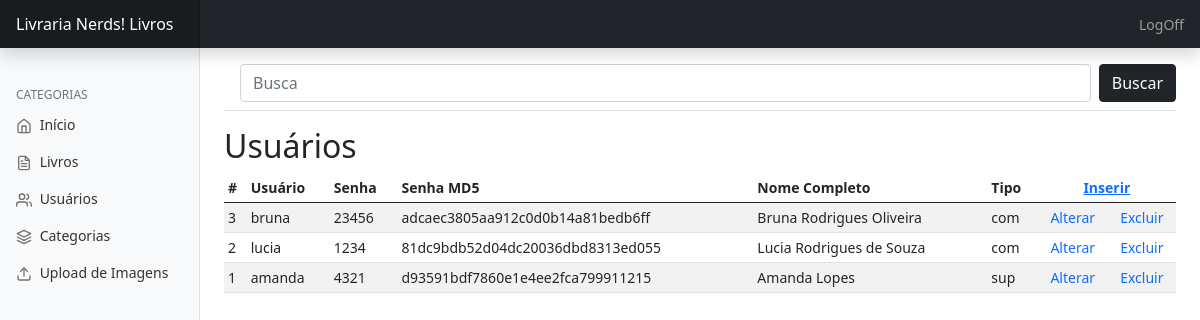
/admin/usuarios.php (signed in), run on the app's committed database.
### tables this page shows
CREATE TABLE `usuarios_tb` (
  `id_usuario` int(11) NOT NULL,
  `usuario` varchar(24) NOT NULL,
  `senha` varchar(8) NOT NULL,
  `senha_md5` varchar(32) NOT NULL,
  `nome` tinytext NOT NULL,
  `tipo` enum('sup','com') NOT NULL
);

### admin/usuarios.php (the view, shortened to what this page needs)
<?php
require_once('../conexao/conecta.php');
$sql = "SELECT * FROM usuarios_tb ORDER BY id_usuario DESC";
$resultado = mysqli_query($con,$sql);
$linha = mysqli_fetch_assoc($resultado);
?>
<!doctype html>
<html lang="pt-br">
  <head>
<link href="../css/css/bootstrap.min.css" rel="stylesheet">
    <link href="../css/css/dashboard.css" rel="stylesheet">
  </head>
  <body>
  <?php
    include('topo.php');
  ?>
<div class="container-fluid">
  <div class="row">
  <?php
    include('navegacao.php');
  ?>
    <main class="col-md-9 ms-sm-auto col-lg-10 px-md-4">
      <div class="d-flex justify-content-between flex-wrap flex-md-nowrap align-items-center pt-3 pb-2 mb-3 border-bottom">
        <form class="d-flex w-100" action="usuarios.php" method="GET">
  <input class="form-control me-2 w-100 mx-3" type="search" name="busca" placeholder="Busca" aria-label="Search">
   <button class="btn btn-dark" type="submit">Buscar</button>
 </form>
      </div>
 <?php if($linha > 0) {?>
    <h2>Usuários</h2>
      <div class="table-responsive">
        <table class="table table-striped table-sm">
          <thead>
            <tr>
              <th scope="col">#</th>
              <th scope="col">Usuário</th>
              <th scope="col">Senha</th>
              <th scope="col">Senha MD5</th>
              <th scope="col">Nome Completo</th>
              <th scope="col">Tipo</th>
              <th colspan="2" scope="col" class="text-center"><a href="usuario_insere.php">Inserir</a></th>
            </tr>
          </thead>
          <tbody>
          <?php do{?>
            <tr>
              <td> <?php echo $linha['id_usuario']?> </td>
              <td> <?php echo $linha['usuario']?></td>
              <td><?php echo $linha['senha']?></td>
              <td><?php echo $linha['senha_md5']?></td>
              <td><?php echo $linha['nome']?></td>
              <td><?php echo $linha['tipo']?></td>
              <td class="text-center"><a href="usuario_altera.php?id_usuario=<?php echo $linha['id_usuario']?>" class="text-decoration-none">Alterar</a></td>
              <td class="text-center"><a href="usuario_exclui.php?id_usuario=<?php echo $linha['id_usuario']?>" class="text-decoration-none">Excluir</a></td>
            </tr>
            <?php }while($linha= mysqli_fetch_assoc($resultado))?>
          </tbody>
        </table>
      </div>
      <?php } else {?>
        <p class="h4">Não existe nenhum usuario com <b><?php echo $busca?></b></p>
       <?php }?>
    </main>
  </div>
</div>
  </body>
</html>

### css/css/dashboard.css (style rules this page uses)
body { font-size: .875rem; }

### data on the page
usuarios_tb: id_usuario "3", usuario "bruna", senha "23456", senha_md5 "adcaec3805aa912c0d0b14a81bedb6ff", nome "Bruna Rodrigues Oliveira", tipo "com"
usuarios_tb: id_usuario "2", usuario "lucia", senha "1234", senha_md5 "81dc9bdb52d04dc20036dbd8313ed055", nome "Lucia Rodrigues de Souza", tipo "com"
usuarios_tb: id_usuario "1", usuario "amanda", senha "4321", senha_md5 "d93591bdf7860e1e4ee2fca799911215", nome "Amanda Lopes", tipo "sup"
